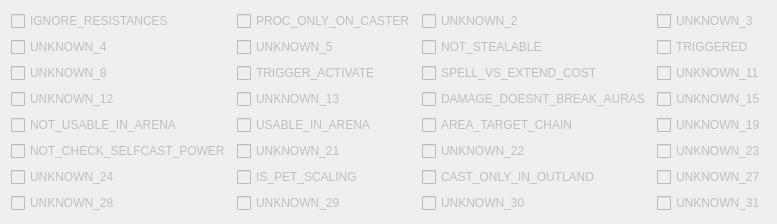
                  <widget class="QWidget" name="attributeExTab4">
                   <attribute name="title">
                    <string>Attributes 4</string>
                   </attribute>
                   <layout class="QGridLayout" name="gridLayout_5">
                    <item row="0" column="0">
                     <widget class="QCheckBox" name="attr_ex_1_box_4">
                      <property name="enabled">
                       <bool>false</bool>
                      </property>
                      <property name="text">
                       <string>IGNORE_RESISTANCES</string>
                      </property>
                     </widget>
                    </item>
                    <item row="0" column="1">
                     <widget class="QCheckBox" name="attr_ex_2_box_4">
                      <property name="enabled">
                       <bool>false</bool>
                      </property>
                      <property name="text">
                       <string>PROC_ONLY_ON_CASTER</string>
                      </property>
                     </widget>
                    </item>
                    <item row="0" column="2">
                     <widget class="QCheckBox" name="attr_ex_3_box_4">
                      <property name="enabled">
                       <bool>false</bool>
                      </property>
                      <property name="text">
                       <string>UNKNOWN_2</string>
                      </property>
                     </widget>
                    </item>
                    <item row="0" column="3">
                     <widget class="QCheckBox" name="attr_ex_4_box_4">
                      <property name="enabled">
                       <bool>false</bool>
                      </property>
                      <property name="text">
                       <string>UNKNOWN_3</string>
                      </property>
                     </widget>
                    </item>
                    <item row="1" column="0">
                     <widget class="QCheckBox" name="attr_ex_5_box_4">
                      <property name="enabled">
                       <bool>false</bool>
                      </property>
                      <property name="text">
                       <string>UNKNOWN_4</string>
                      </property>
                     </widget>
                    </item>
                    <item row="1" column="1">
                     <widget class="QCheckBox" name="attr_ex_6_box_4">
                      <property name="enabled">
                       <bool>false</bool>
                      </property>
                      <property name="text">
                       <string>UNKNOWN_5</string>
                      </property>
                     </widget>
                    </item>
                    <item row="1" column="2">
                     <widget class="QCheckBox" name="attr_ex_7_box_4">
                      <property name="enabled">
                       <bool>false</bool>
                      </property>
                      <property name="text">
                       <string>NOT_STEALABLE</string>
                      </property>
                     </widget>
                    </item>
                    <item row="1" column="3">
                     <widget class="QCheckBox" name="attr_ex_8_box_4">
                      <property name="enabled">
                       <bool>false</bool>
                      </property>
                      <property name="text">
                       <string>TRIGGERED</string>
                      </property>
                     </widget>
                    </item>
                    <item row="2" column="0">
                     <widget class="QCheckBox" name="attr_ex_9_box_4">
                      <property name="enabled">
                       <bool>false</bool>
                      </property>
                      <property name="text">
                       <string>UNKNOWN_8</string>
                      </property>
                     </widget>
                    </item>
                    <item row="2" column="1">
                     <widget class="QCheckBox" name="attr_ex_10_box_4">
                      <property name="enabled">
                       <bool>false</bool>
                      </property>
                      <property name="text">
                       <string>TRIGGER_ACTIVATE</string>
                      </property>
                     </widget>
                    </item>
                    <item row="2" column="2">
                     <widget class="QCheckBox" name="attr_ex_11_box_4">
                      <property name="enabled">
                       <bool>false</bool>
                      </property>
                      <property name="text">
                       <string>SPELL_VS_EXTEND_COST</string>
                      </property>
                     </widget>
                    </item>
                    <item row="2" column="3">
                     <widget class="QCheckBox" name="attr_ex_12_box_4">
                      <property name="enabled">
                       <bool>false</bool>
                      </property>
                      <property name="text">
                       <string>UNKNOWN_11</string>
                      </property>
                     </widget>
                    </item>
                    <item row="3" column="0">
                     <widget class="QCheckBox" name="attr_ex_13_box_4">
                      <property name="enabled">
                       <bool>false</bool>
                      </property>
                      <property name="text">
                       <string>UNKNOWN_12</string>
                      </property>
                     </widget>
                    </item>
                    <item row="3" column="1">
                     <widget class="QCheckBox" name="attr_ex_14_box_4">
                      <property name="enabled">
                       <bool>false</bool>
                      </property>
                      <property name="text">
                       <string>UNKNOWN_13</string>
                      </property>
                     </widget>
                    </item>
                    <item row="3" column="2">
                     <widget class="QCheckBox" name="attr_ex_15_box_4">
                      <property name="enabled">
                       <bool>false</bool>
                      </property>
                      <property name="text">
                       <string>DAMAGE_DOESNT_BREAK_AURAS</string>
                      </property>
                     </widget>
                    </item>
                    <item row="3" column="3">
                     <widget class="QCheckBox" name="attr_ex_16_box_4">
                      <property name="enabled">
                       <bool>false</bool>
                      </property>
                      <property name="text">
                       <string>UNKNOWN_15</string>
                      </property>
                     </widget>
                    </item>
                    <item row="4" column="0">
                     <widget class="QCheckBox" name="attr_ex_17_box_4">
                      <property name="enabled">
                       <bool>false</bool>
                      </property>
                      <property name="text">
                       <string>NOT_USABLE_IN_ARENA</string>
                      </property>
                     </widget>
                    </item>
                    <item row="4" column="1">
                     <widget class="QCheckBox" name="attr_ex_18_box_4">
                      <property name="enabled">
                       <bool>false</bool>
                      </property>
                      <property name="text">
                       <string>USABLE_IN_ARENA</string>
                      </property>
                     </widget>
                    </item>
                    <item row="4" column="2">
                     <widget class="QCheckBox" name="attr_ex_19_box_4">
                      <property name="enabled">
                       <bool>false</bool>
                      </property>
                      <property name="text">
                       <string>AREA_TARGET_CHAIN</string>
                      </property>
                     </widget>
                    </item>
                    <item row="4" column="3">
                     <widget class="QCheckBox" name="attr_ex_20_box_4">
                      <property name="enabled">
                       <bool>false</bool>
                      </property>
                      <property name="text">
                       <string>UNKNOWN_19</string>
                      </property>
                     </widget>
                    </item>
                    <item row="5" column="0">
                     <widget class="QCheckBox" name="attr_ex_21_box_4">
                      <property name="enabled">
                       <bool>false</bool>
                      </property>
                      <property name="text">
                       <string>NOT_CHECK_SELFCAST_POWER</string>
                      </property>
                     </widget>
                    </item>
                    <item row="5" column="1">
                     <widget class="QCheckBox" name="attr_ex_22_box_4">
                      <property name="enabled">
                       <bool>false</bool>
                      </property>
                      <property name="text">
                       <string>UNKNOWN_21</string>
                      </property>
                     </widget>
                    </item>
                    <item row="5" column="2">
                     <widget class="QCheckBox" name="attr_ex_23_box_4">
                      <property name="enabled">
                       <bool>false</bool>
                      </property>
                      <property name="text">
                       <string>UNKNOWN_22</string>
                      </property>
                     </widget>
                    </item>
                    <item row="5" column="3">
                     <widget class="QCheckBox" name="attr_ex_24_box_4">
                      <property name="enabled">
                       <bool>false</bool>
                      </property>
                      <property name="text">
                       <string>UNKNOWN_23</string>
                      </property>
                     </widget>
                    </item>
                    <item row="6" column="0">
                     <widget class="QCheckBox" name="attr_ex_25_box_4">
                      <property name="enabled">
                       <bool>false</bool>
                      </property>
                      <property name="text">
                       <string>UNKNOWN_24</string>
                      </property>
                     </widget>
                    </item>
                    <item row="6" column="1">
                     <widget class="QCheckBox" name="attr_ex_26_box_4">
                      <property name="enabled">
                       <bool>false</bool>
                      </property>
                      <property name="text">
                       <string>IS_PET_SCALING</string>
                      </property>
                     </widget>
                    </item>
                    <item row="6" column="2">
                     <widget class="QCheckBox" name="attr_ex_27_box_4">
                      <property name="enabled">
                       <bool>false</bool>
                      </property>
                      <property name="text">
                       <string>CAST_ONLY_IN_OUTLAND</string>
                      </property>
                     </widget>
                    </item>
                    <item row="6" column="3">
                     <widget class="QCheckBox" name="attr_ex_28_box_4">
                      <property name="enabled">
                       <bool>false</bool>
                      </property>
                      <property name="text">
                       <string>UNKNOWN_27</string>
                      </property>
                     </widget>
                    </item>
                    <item row="7" column="0">
                     <widget class="QCheckBox" name="attr_ex_29_box_4">
                      <property name="enabled">
                       <bool>false</bool>
                      </property>
                      <property name="text">
                       <string>UNKNOWN_28</string>
                      </property>
                     </widget>
                    </item>
                    <item row="7" column="1">
                     <widget class="QCheckBox" name="attr_ex_30_box_4">
                      <property name="enabled">
                       <bool>false</bool>
                      </property>
                      <property name="text">
                       <string>UNKNOWN_29</string>
                      </property>
                     </widget>
                    </item>
                    <item row="7" column="2">
                     <widget class="QCheckBox" name="attr_ex_31_box_4">
                      <property name="enabled">
                       <bool>false</bool>
                      </property>
                      <property name="text">
                       <string>UNKNOWN_30</string>
                      </property>
                     </widget>
                    </item>
                    <item row="7" column="3">
                     <widget class="QCheckBox" name="attr_ex_32_box_4">
                      <property name="enabled">
                       <bool>false</bool>
                      </property>
                      <property name="text">
                       <string>UNKNOWN_31</string>
                      </property>
                     </widget>
                    </item>
                   </layout>
                  </widget>
